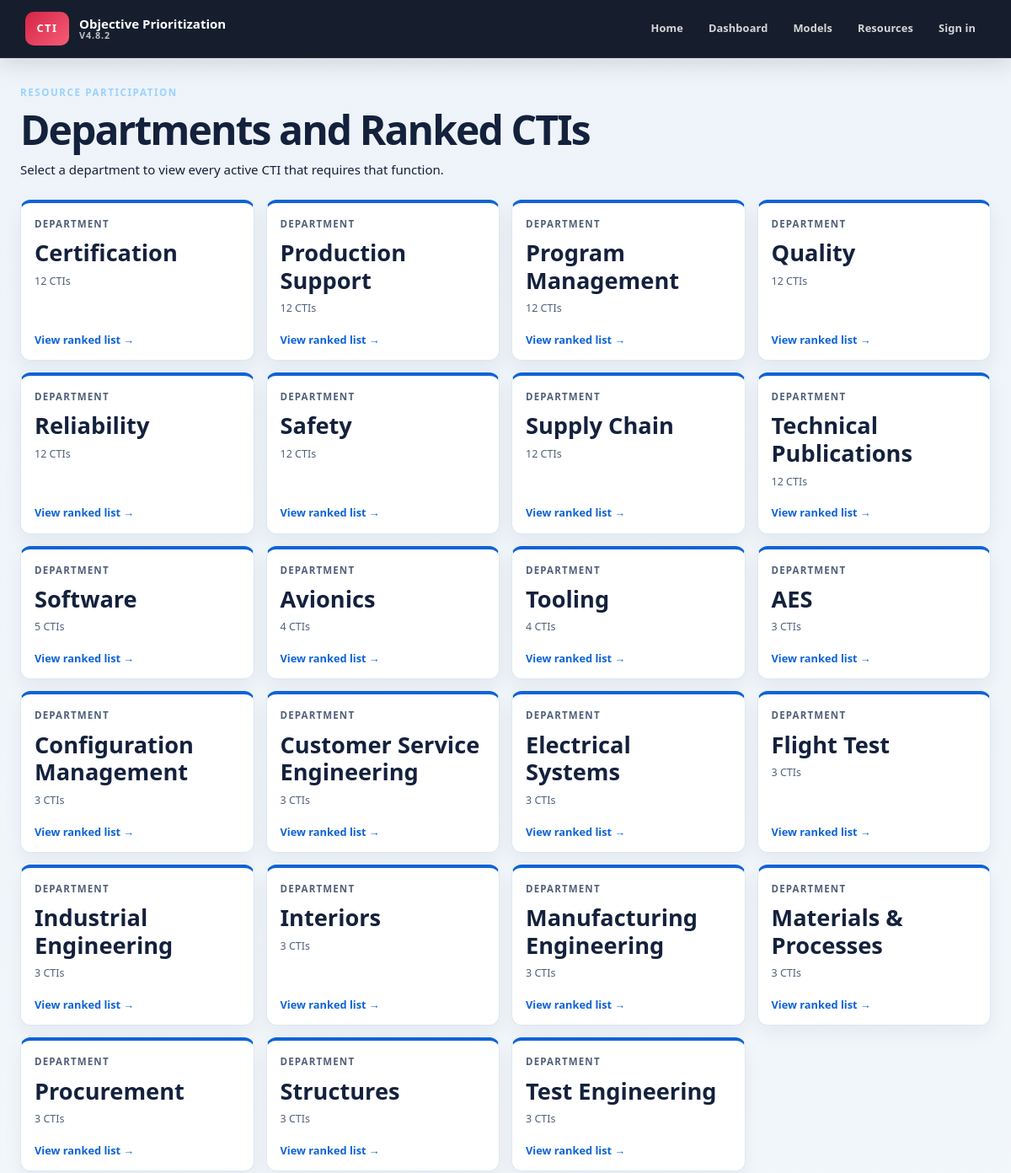
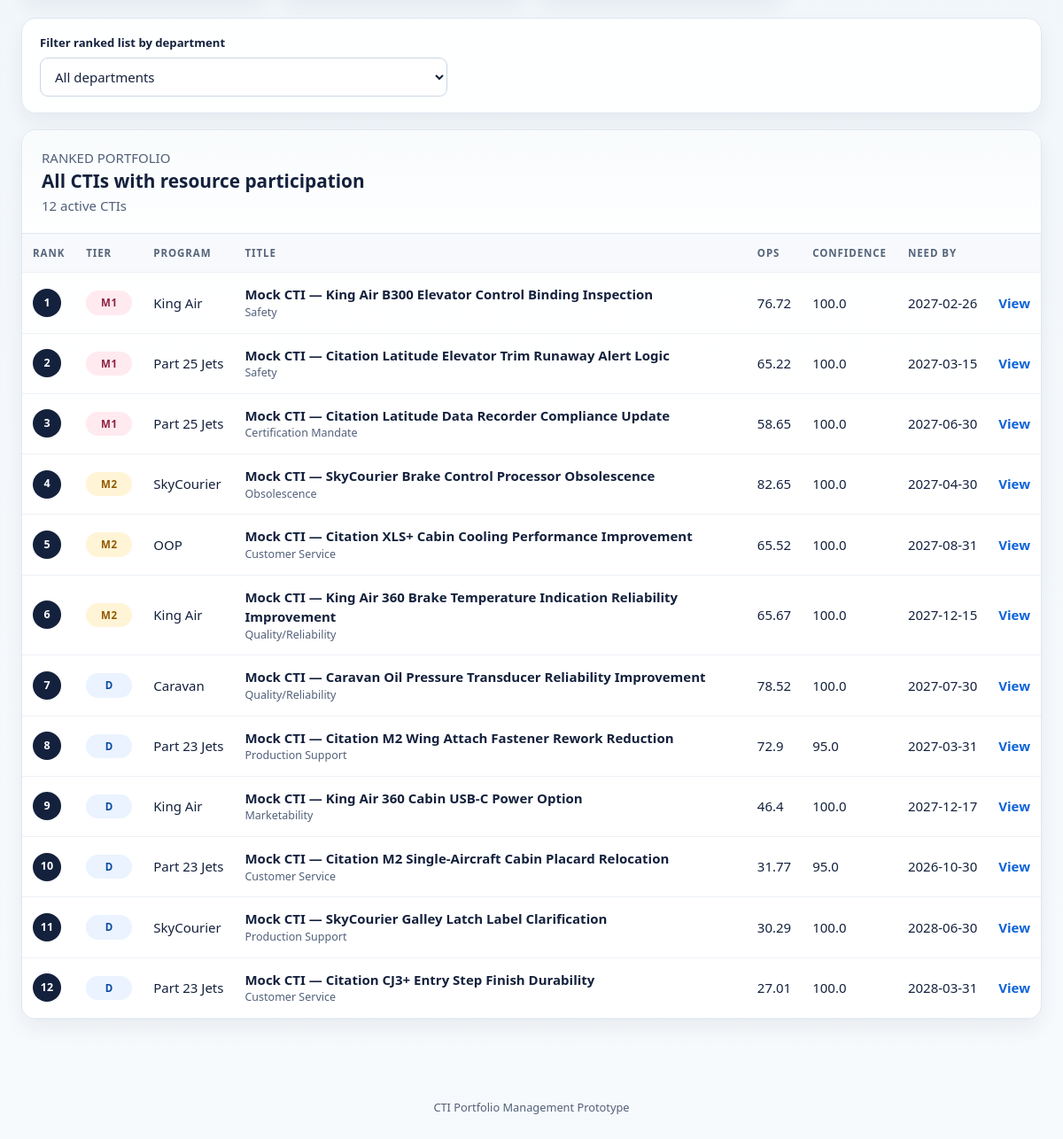
Page /resources on the committed database (2 pictures, top to bottom).
### tables this page shows
CREATE TABLE cti_projects (
    id INTEGER PRIMARY KEY AUTOINCREMENT,
    external_id TEXT,
    title TEXT NOT NULL,
    program TEXT,
    driver TEXT,
    phase TEXT,
    qualification TEXT NOT NULL DEFAULT 'D',
    status TEXT NOT NULL DEFAULT 'Active',
    ops REAL,
    confidence REAL,
    urgency REAL,
    operational REAL,
    customer_fleet REAL,
    financial REAL,
    breadth REAL,
    readiness REAL,
    need_by TEXT,
    target_date TEXT,
    engineering_hours REAL,
    five_year_npv REAL,
    functions_involved REAL,
    aog_events REAL,
    prevented_deliveries REAL,
    delivery_delays REAL,
    line_interruptions REAL,
    repeat_rework REAL,
    affected_fleet_pct REAL,
    evidence_count INTEGER NOT NULL DEFAULT 0,
    milestone_count INTEGER NOT NULL DEFAULT 0,
    problem_statement TEXT,
    business_case TEXT,
    source_file TEXT,
    source_type TEXT,
    template_version TEXT,
    warnings_json TEXT NOT NULL DEFAULT '[]',
    raw_data_json TEXT NOT NULL DEFAULT '{}',
    scoring_json TEXT NOT NULL DEFAULT '{}',
    confidence_json TEXT NOT NULL DEFAULT '{}',
    archived INTEGER NOT NULL DEFAULT 0,
    created_utc TEXT NOT NULL DEFAULT CURRENT_TIMESTAMP,
    modified_utc TEXT NOT NULL DEFAULT CURRENT_TIMESTAMP
, lifecycle_phase TEXT NOT NULL DEFAULT 'Phase 1', extraction_json TEXT NOT NULL DEFAULT '{}', scope_change TEXT, scoring_model_version TEXT, scored_utc TEXT);

### phase2/routes.py (the view)
@phase2_bp.get("/resources")
def resources():
    selected_department = request.args.get("department", "").strip()
    return render_template(
        "phase2/resources.html",
        **resources_view(selected_department),
    )

### phase2/database.py (called while the page is built)
def database_path(app=None):
    app = app or current_app
    configured = app.config.get('CTI_DATABASE')
    path = Path(configured) if configured else Path(app.instance_path) / 'cti.db'
    path.parent.mkdir(parents=True, exist_ok=True)
    return path

def connect(app=None):
    conn = sqlite3.connect(database_path(app))
    conn.row_factory = sqlite3.Row
    conn.execute('PRAGMA foreign_keys = ON')
    conn.execute('PRAGMA journal_mode = WAL')
    return conn

@contextmanager
def connection(app=None):
    conn = connect(app)
    try:
        yield conn
        conn.commit()
    except Exception:
        conn.rollback()
        raise
    finally:
        conn.close()

def fetch_projects_with_departments():
    with connection() as conn:
        rows = conn.execute(
            """
            SELECT DISTINCT p.*
            FROM cti_projects p
            JOIN cti_departments d ON d.project_id = p.id
            WHERE p.archived = 0
            ORDER BY p.created_utc DESC, p.id DESC
            """
        ).fetchall()
        return [dict(row) for row in rows]

def fetch_departments():
    with connection() as conn:
        rows = conn.execute(
            """
            SELECT
                d.department,
                COUNT(DISTINCT d.project_id) AS ctis
            FROM cti_departments d
            JOIN cti_projects p
              ON p.id = d.project_id
            WHERE p.archived = 0
            GROUP BY d.department
            ORDER BY ctis DESC, d.department ASC
            """
        ).fetchall()
        return [dict(row) for row in rows]

### phase2/portfolio.py (called while the page is built)
def resources_view(selected_department=""):
    departments = fetch_departments()
    source_projects = (
        projects_by_department(selected_department)
        if selected_department
        else fetch_projects_with_departments()
    )
    return {
        "departments": departments,
        "selected_department": selected_department,
        "projects": ranked_projects(source_projects),
    }

### phase2/ranking.py (called while the page is built)
def _date_key(value):
    return value or '9999-12-31'

def _score(value):
    return float(value) if value is not None else -1.0

### phase2/templates/phase2/resources.html (shortened to what this page needs)
{% extends "base.html" %}
{% block content %}
<section class="page-heading">
    <div>
        <p class="eyebrow">RESOURCE PARTICIPATION</p>
        <h1>Departments and Ranked CTIs</h1>
        <p>Select a department to view every active CTI that requires that function.</p>
    </div>
</section>
<section class="program-card-grid" aria-label="Departments">
    {% for department in departments %}
    <a
        class="program-card{% if selected_department == department.department %} is-active{% endif %}"
        href="{{ url_for('phase2.resources', department=department.department) }}"
    >
        <span class="program-card-label">Department</span>
        <strong>{{ department.department }}</strong>
        <small>{{ department.ctis }} CTI{% if department.ctis != 1 %}s{% endif %}</small>
        <span class="program-card-action">View ranked list →</span>
    </a>
    {% else %}
    <article class="panel program-empty-state">
        <h2>No resource participation stored yet</h2>
        <p>Create or review a CTI and select its participating departments.</p>
    </article>
    {% endfor %}
</section>
{% if departments %}
<section class="panel portfolio-filter-panel">
    <form method="get" action="{{ url_for('phase2.resources') }}" class="portfolio-filter-form">
        <label class="field">
            <span>Filter ranked list by department</span>
            <select name="department" onchange="this.form.submit()">
                <option value="">All departments</option>
            </select>
        </label>
    </form>
</section>
{% endif %}
<section class="panel table-panel">
    <div class="table-toolbar">
        <div>
            <p class="eyebrow">RANKED PORTFOLIO</p>
            <h2>
                {% if selected_department %}
                    CTIs involving {{ selected_department }}
                {% else %}
                    All CTIs with resource participation
                {% endif %}
            </h2>
            <p>{{ projects|length }} active CTI{% if projects|length != 1 %}s{% endif %}</p>
        </div>
    </div>
    <div class="table-wrap">
        <table class="portfolio-table">
            <thead>
                <tr>
                    <th>Rank</th>
                    <th>Tier</th>
                    <th>Program</th>
                    <th>Title</th>
                    <th>OPS</th>
                    <th>Confidence</th>
                    <th>Need By</th>
                    <th></th>
                </tr>
            </thead>
            <tbody>
                {% for project in projects %}
                <tr>
                    <td><span class="rank-badge">{{ loop.index }}</span></td>
                    <td>
                        <span class="tier tier-{{ project.qualification|default('d', true)|lower|replace(' ', '-') }}">
                            {{ project.qualification|default('D', true) }}
                        </span>
                    </td>
                    <td>{{ project.program|default('Unassigned', true) }}</td>
                    <td>
                        <strong>{{ project.title|default('Untitled CTI', true) }}</strong>
                        <small>{{ project.driver|default('', true) }}</small>
                    </td>
                    <td>{{ project.ops if project.ops is not none else '—' }}</td>
                    <td>{{ project.confidence if project.confidence is not none else '—' }}</td>
                    <td>{{ project.need_by|default('Missing', true) }}</td>
                    <td>
                        <a class="table-link" href="{{ url_for('phase2.project', project_id=project.id) }}">View</a>
                    </td>
                </tr>
                {% endfor %}
            </tbody>
        </table>
    </div>
</section>
{% endblock %}

### static/style.css (style rules this page uses)
* { box-sizing: border-box; }
html { scroll-behavior: smooth; }
body { margin: 0; background: linear-gradient(180deg, #edf3f9 0%, #f7fafc 100%); color: var(--ink); font: 15px/1.5 "Segoe UI", Arial, sans-serif; }
a { color: inherit; }
button, input, select, textarea { font: inherit; }
.hero, .page-heading { display: flex; align-items: flex-start; justify-content: space-between; gap: 24px; margin-bottom: 24px; }
.hero .eyebrow, .page-heading .eyebrow { margin-bottom: 10px; color: #9ad3ff; font-size: 0.72rem; font-weight: 800; letter-spacing: 0.14em; text-transform: uppercase; }
.hero h1, .page-heading h1 { margin: 0 0 10px; line-height: 1.08; letter-spacing: -0.04em; }
.page-heading h1 { font-size: clamp(2rem, 4vw, 3rem); }
.hero p, .page-heading p { margin: 0; }
h1, h2, h3, h4, p { margin-top: 0; }
h2 { font-size: 1.3rem; margin-bottom: 12px; }
.panel, .upload-panel { padding: 22px 20px; background: rgba(255,255,255,0.96); border: 1px solid var(--line); border-radius: var(--radius-lg); box-shadow: var(--shadow-soft); }
.field { display: flex; flex-direction: column; gap: 6px; }
.field > span { font-weight: 700; font-size: 0.82rem; color: var(--ink); }
input, select, textarea { width: 100%; padding: 10px 12px; border: 1px solid #c9d6e4; border-radius: 9px; background: #fff; color: var(--ink); transition: border-color var(--transition), box-shadow var(--transition); }
.table-panel { padding: 0; overflow: hidden; }
.table-toolbar { display: flex; align-items: center; justify-content: space-between; padding: 20px 22px; border-bottom: 1px solid var(--line); background: linear-gradient(180deg, rgba(247,250,252,0.8) 0%, rgba(255,255,255,0) 100%); }
.table-toolbar h2, .table-toolbar p { margin: 0; }
.table-toolbar p { color: var(--ink-soft); }
.table-wrap { overflow: auto; }
.portfolio-table { width: 100%; border-collapse: collapse; }
.portfolio-table th, .portfolio-table td { padding: 13px 12px; border-bottom: 1px solid #edf2f7; text-align: left; white-space: nowrap; }
.portfolio-table th { background: #f7f9fc; color: #56657b; font-size: 0.72rem; font-weight: 800; letter-spacing: 0.08em; text-transform: uppercase; }
.portfolio-table td:nth-child(4) { min-width: 280px; white-space: normal; }
.portfolio-table td strong, .portfolio-table td small { display: block; }
.portfolio-table td small { color: var(--ink-soft); }
.table-link { font-weight: 800; color: var(--primary); text-decoration: none; }
.tier { display: inline-block; min-width: 52px; padding: 5px 10px; border-radius: 999px; font-size: 0.72rem; font-weight: 900; letter-spacing: 0.04em; text-align: center; }
.tier-m1 { background: var(--danger-soft); color: #8d2242; }
.tier-m2 { background: var(--warning-soft); color: #925a00; }
.tier-d { background: var(--primary-soft); color: #0a4aa0; }
.program-card-grid { display: grid; grid-template-columns: repeat(5, minmax(0, 1fr)); gap: 14px; margin-bottom: 22px; }
.program-card { display: flex; min-height: 150px; flex-direction: column; padding: 16px 16px 14px; border: 1px solid var(--line); border-top: 4px solid var(--primary); border-radius: 12px; background: var(--surface-strong); color: var(--ink); text-decoration: none; box-shadow: var(--shadow-soft); transition: transform var(--transition), box-shadow var(--transition), border-color var(--transition); }
.program-card-label { color: var(--ink-soft); font-size: 0.72rem; font-weight: 800; letter-spacing: 0.1em; text-transform: uppercase; }
.program-card strong { margin-top: 10px; font-size: 1.7rem; line-height: 1.2; }
.program-card small { margin-top: 8px; color: var(--ink-soft); }
.program-card-action { margin-top: auto; padding-top: 18px; color: var(--primary); font-size: 0.8rem; font-weight: 800; }
.portfolio-filter-panel { margin-bottom: 18px; padding: 18px 20px; }
.portfolio-filter-form { display: flex; align-items: end; gap: 12px; }
.portfolio-filter-form .field { width: min(460px, 100%); }
.rank-badge { display: inline-grid; width: 32px; height: 32px; place-items: center; border-radius: 50%; background: var(--ink); color: #fff; font-size: 0.78rem; font-weight: 900; }
@media (max-width: 1200px) { .program-card-grid { grid-template-columns: repeat(4, minmax(0, 1fr)); } }

### rows in the picture
cti_projects: qualification "M1", program "King Air", title "Mock CTI — King Air B300 Elevator Control Binding Inspection", driver "Safety", ops "76.72", confidence "100.0", need_by "2027-02-26"
cti_projects: qualification "M1", program "Part 25 Jets", title "Mock CTI — Citation Latitude Elevator Trim Runaway Alert Logic", driver "Safety", ops "65.22", confidence "100.0", need_by "2027-03-15"
cti_projects: qualification "M1", program "Part 25 Jets", title "Mock CTI — Citation Latitude Data Recorder Compliance Update", driver "Certification Mandate", ops "58.65", confidence "100.0", need_by "2027-06-30"
cti_projects: qualification "M2", program "SkyCourier", title "Mock CTI — SkyCourier Brake Control Processor Obsolescence", driver "Obsolescence", ops "82.65", confidence "100.0", need_by "2027-04-30"
cti_projects: qualification "M2", program "OOP", title "Mock CTI — Citation XLS+ Cabin Cooling Performance Improvement", driver "Customer Service", ops "65.52", confidence "100.0", need_by "2027-08-31"
cti_projects: qualification "M2", program "King Air", title "Mock CTI — King Air 360 Brake Temperature Indication Reliability Improvement", driver "Quality/Reliability", ops "65.67", confidence "100.0", need_by "2027-12-15"
cti_projects: qualification "D", program "Caravan", title "Mock CTI — Caravan Oil Pressure Transducer Reliability Improvement", driver "Quality/Reliability", ops "78.52", confidence "100.0", need_by "2027-07-30"
cti_projects: qualification "D", program "Part 23 Jets", title "Mock CTI — Citation M2 Wing Attach Fastener Rework Reduction", driver "Production Support", ops "72.9", confidence "95.0", need_by "2027-03-31"
cti_projects: qualification "D", program "King Air", title "Mock CTI — King Air 360 Cabin USB-C Power Option", driver "Marketability", ops "46.4", confidence "100.0", need_by "2027-12-17"
cti_projects: qualification "D", program "Part 23 Jets", title "Mock CTI — Citation M2 Single-Aircraft Cabin Placard Relocation", driver "Customer Service", ops "31.77", confidence "95.0", need_by "2026-10-30"
cti_projects: qualification "D", program "SkyCourier", title "Mock CTI — SkyCourier Galley Latch Label Clarification", driver "Production Support", ops "30.29", confidence "100.0", need_by "2028-06-30"
cti_projects: qualification "D", program "Part 23 Jets", title "Mock CTI — Citation CJ3+ Entry Step Finish Durability", driver "Customer Service", ops "27.01", confidence "100.0", need_by "2028-03-31"

### other values in the picture
{{ department.department }} "Certification" "Production Support" "Program Management" "Quality" "Reliability" "Safety" "Supply Chain" "Technical Publications" "Software" "Avionics" "Tooling" "AES" "Configuration Management" "Customer Service Engineering" "Electrical Systems" "Flight Test" "Industrial Engineering" "Interiors" "Manufacturing Engineering" "Materials & Processes" "Procurement" "Structures" "Test Engineering"
{{ department.ctis }} "12" "12" "12" "12" "12" "12" "12" "12" "5" "4" "4" "3" "3" "3" "3" "3" "3" "3" "3" "3" "3" "3" "3"
{{ projects|length }} "12"
